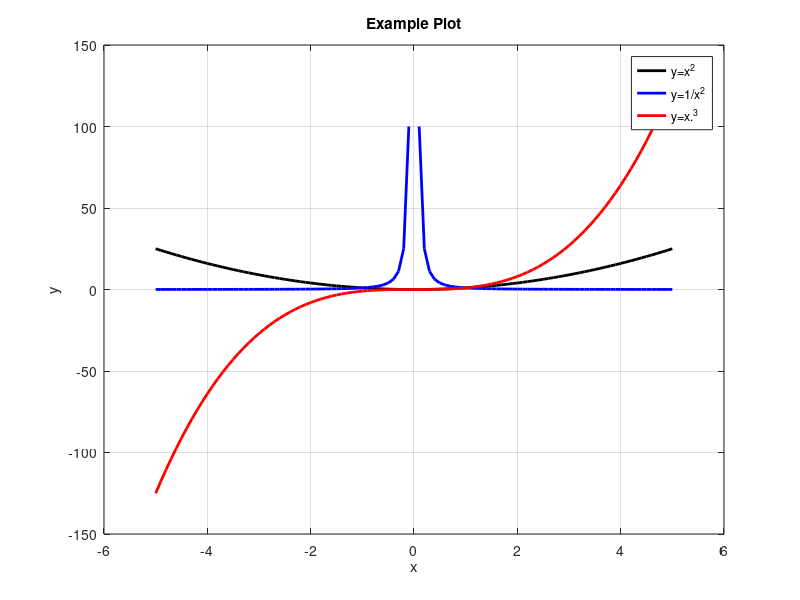

The MATLAB source for this figure:
%%%This will plot y vs x
clear
clc
close all %%This will close all current figures

%%Make a vector that goes from -5 to 5
x=-5:0.1:5;

%%%y = x^2

y = x.^2;

fig = figure(); %%%This opens a new figure
set(fig,'color','white') %%%This sets the figure white
set(axes,'FontSize',18) %%change the fontsize to 18
plot(x,y,'k-','LineWidth',2) %%plot my  first line
grid on %%%turn on a grid
hold on %%%allow multiple lines
plot(x,1./x.^2,'b-','LineWidth',2) %%%plot my second line
plot(x,x.^3,'r-','LineWidth',2)
xlabel('x') %%%label my x-axis
ylabel('y') %%label my y-axis
title('Example Plot') %%%add a title
legend('y=x^2','y=1/x^2','y=x.^3') %%%create a legend

%%%for line style type help plot
